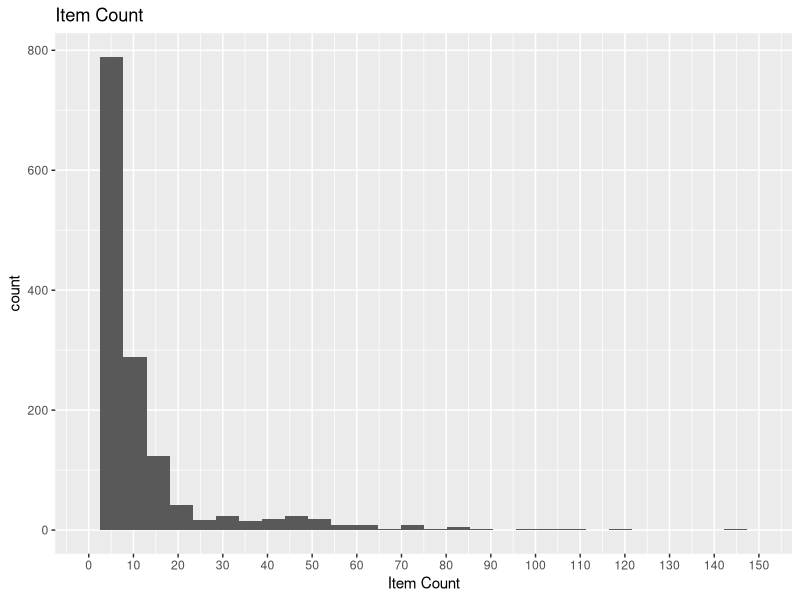
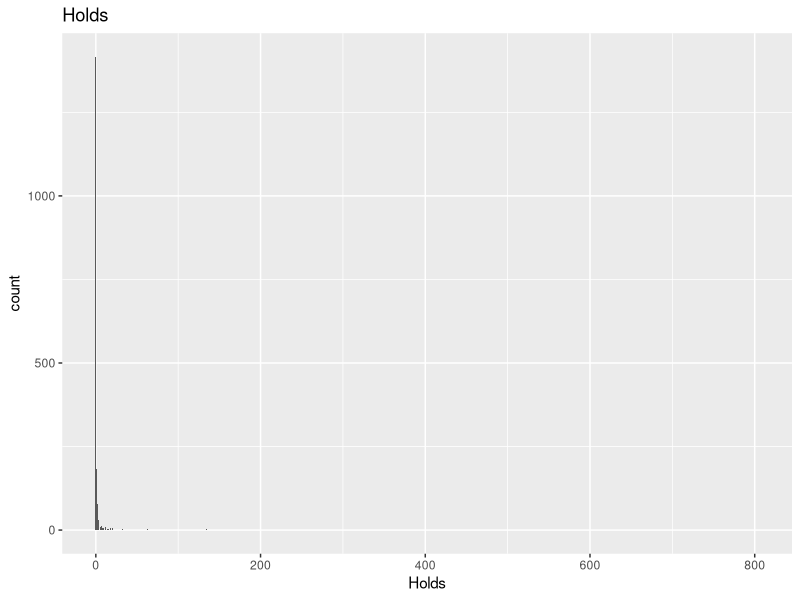
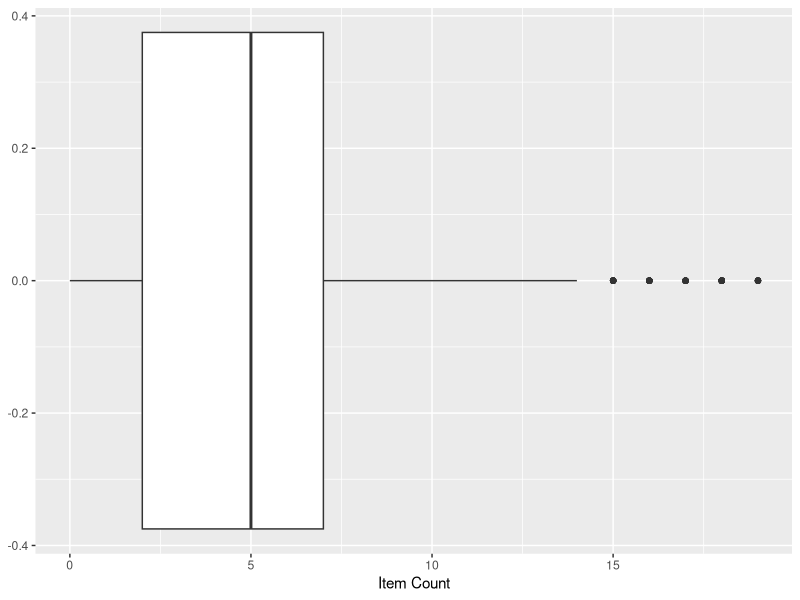

These figures' R source, in order:
## ---- chunk 1
library(tidyverse)
library(readxl)
library(stringr)

monster_books <- read_excel("Saved Data Files/total_results_droppeddups.xlsx")
## ---- chunk 2
# Grouping by staff list to ensure we're getting them all 

monster_books %>% group_by(`Staff List Name`) %>% summarise(n=n())

## ---- chunk 3
# Filtering by staff list 
monster_books %>% filter(`Staff List Name` == "Celebrate Winter Holidays!")
## ---- chunk 4
# Working with numeric variables (distributions)

monster_books %>% ggplot(aes(`Item Count`)) + 
  geom_histogram() +
  #geom_density(alpha = .2, fill = "pink2") + geom_density also a nice way to visualize distribution
  scale_x_continuous(breaks = seq(0, 150, by = 10),
    limits = c(0, 150)) +
  labs(title = "Item Count")

  
  
monster_books %>% ggplot(aes(Holds)) + 
  geom_bar() +
  #scale_x_continuous(breaks = seq(0, 150, by = 10),
   # limits = c(0, 150)) +
  labs(title = "Holds")


#boxplots w/ filtering 

monster_books %>% filter(Holds < 3 &  `Item Count` < 20) %>%  
  ggplot(aes(`Item Count`)) + 
  geom_boxplot() 

## ---- chunk 5
# Finding all the duplicate books 
duplicate_books <- monster_books %>% group_by(Link) %>% filter(n()> 1) %>% summarise(Title, `Item Type`, `Staff List Name`, SL_Link, n = n())

#Counting the total number of duplicate books in our df 
length(unique(duplicate_books$Link))

## ---- chunk 6
# Status and Item type counts 

monster_books %>% group_by(`Item Type`) %>% summarise(count = n())%>% arrange(desc(count))

monster_books %>% group_by(Status) %>% summarise(count = n())%>% arrange(desc(count))
## ---- chunk 7
# Testing for how to parse subject and genre columns 

subject <- "Itliong, Larry, 1913-1977 — Juvenile literature, United Farm Workers of America — History — Juvenile literature, Labor leaders — United States — Biography — Juvenile literature, Filipino Americans — Biography — Juvenile literature, Agricultural laborers — Labor unions — United States — History — Biography — Juvenile literature, Discrimination - Kids, Southern Asian/Indian - Kids, Asian American - Kids"

beep <- unlist(str_split(subject, pattern = ",")) # using unlist here creates a character vector from a list (simpler indexing)


#Parsing for ratings 
rating_str <- "4.2 out of 5 stars, based on 83 ratings"

rating_str <- unlist(str_split(rating_str, pattern = ","))[1]

# Pattern that extracts either a decimal/integer as the first number. Don't need second number because it's always 5
# d represents any digit 0-9, | is the or operator that we're looking for a decimal or integer.
pattern <- "\\d+\\.\\d+|\\d+" 

rating <- as.numeric(str_extract(rating_str, pattern)) # Make it in a numeric variable because why not?

rating
